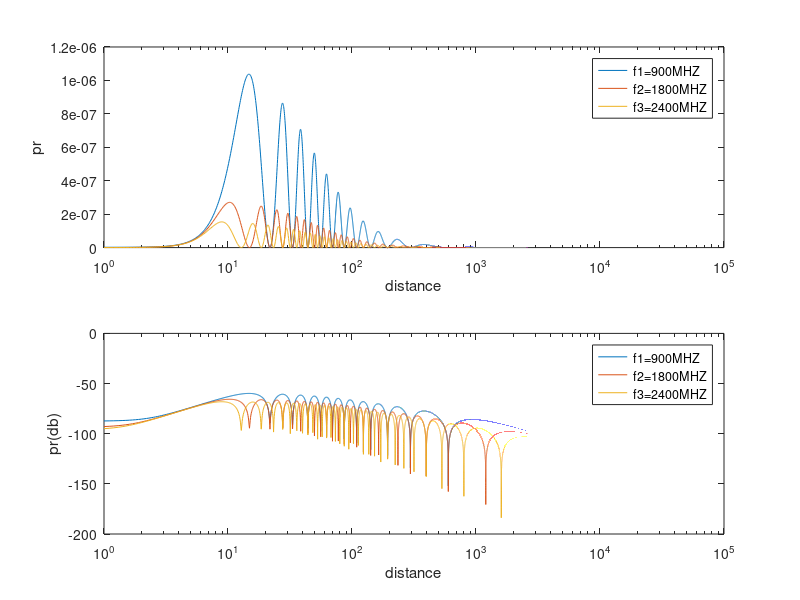

Recreate this plot in MATLAB.
# simulation of Two ray(ground) reflection model in matlab.
clear all;
close all;
clc;
d=1:0.1:10^5;
pt=1;
ht=50;
hr=2;
f1=900*10^6;
f2=1800*10^6;
f3=2400*10^6;
glos=1;
gref=1;
R=-1;
dref=sqrt(d.^2 + (ht+hr)^2);
dlos=sqrt(d.^2 + (ht-hr)^2);
phi1=2*pi*(dref-dlos)*3;d=1:0.1:10^5;
phi2=2*pi*(dref-dlos)*6;d=1:0.1:10^5;
phi3=2*pi*(dref-dlos)*8;d=1:0.1:10^5;
pr1=pt*((1/(3*4*pi)).^2)*abs((sqrt(glos)./dlos) + (R*sqrt(gref)./dref).*exp(-j*phi1)).^2;
prdb1 = 10*log10(pr1);
pr2=pt*((1/(6*4*pi)).^2)*abs((sqrt(glos)./dlos) + (R*sqrt(gref)./dref).*exp(-j*phi2)).^2;
prdb2 = 10*log10(pr2);
pr3=pt*((1/(8*4*pi)).^2)*abs((sqrt(glos)./dlos) + (R*sqrt(gref)./dref).*exp(-j*phi3)).^2;
prdb3 = 10*log10(pr3);
subplot(2,1,1)
semilogx(d,pr1);
hold on;
semilogx(d,pr2);
hold on;
semilogx(d,pr3);
xlabel("distance");
ylabel("pr");
legend("f1=900MHZ","f2=1800MHZ","f3=2400MHZ");
subplot(2,1,2)
semilogx(d,prdb1);
hold on;
semilogx(d,prdb2)
hold on;
semilogx(d,prdb3);
xlabel("distance");
ylabel("pr(db)");
legend("f1=900MHZ","f2=1800MHZ","f3=2400MHZ");


